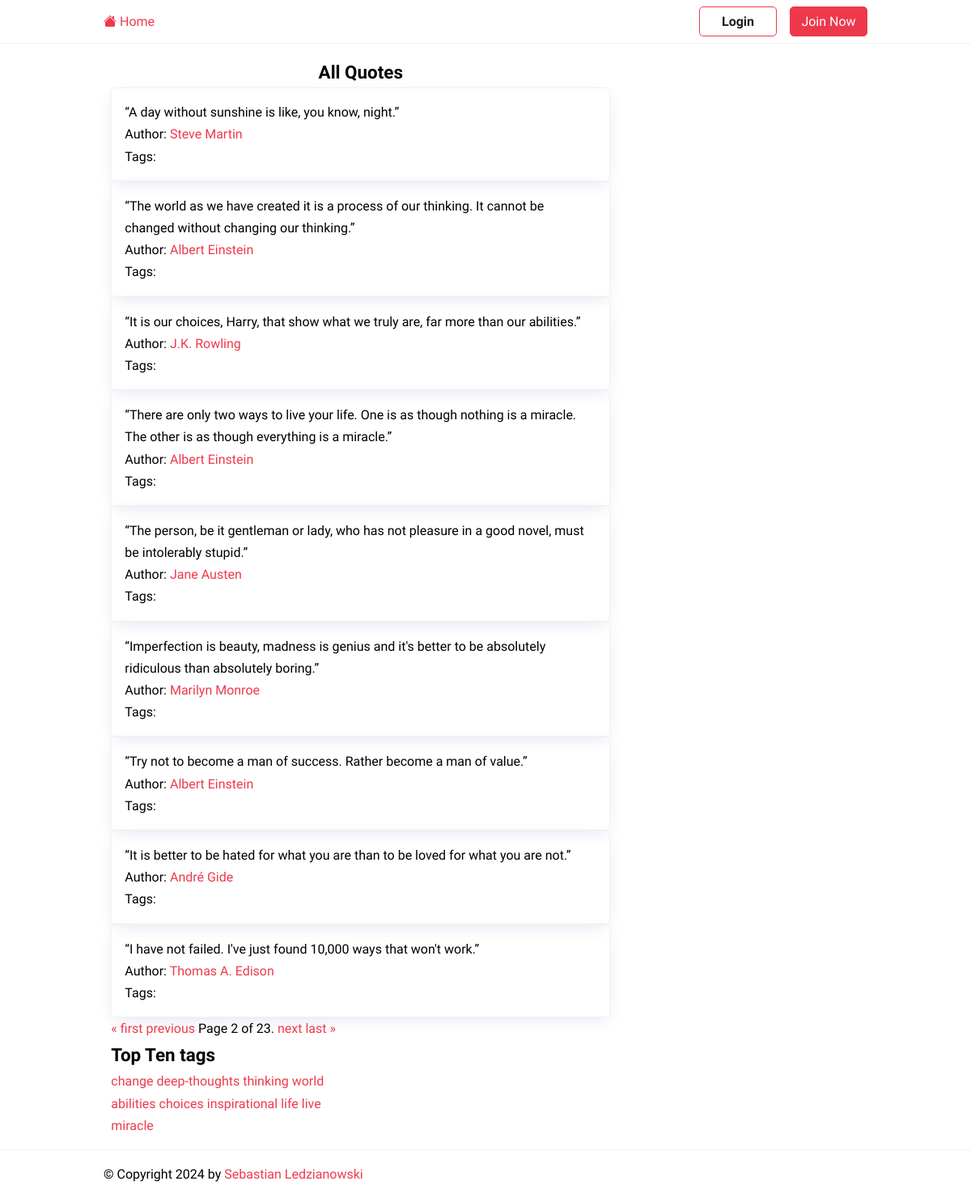
Screenshot of /?page=2 with the database file from the repository.
### quotesapp/models.py (models this page shows, shortened)
class Quote(models.Model):
    content = models.TextField()
    tags = models.ManyToManyField(Tag)
    author = models.ForeignKey(Author, on_delete=models.CASCADE)

class Author(models.Model):
    fullname = models.CharField(max_length=100)
    born_date = models.CharField(blank=True, max_length=50)
    born_location = models.CharField(max_length=100, blank=True)
    content = models.TextField()

class Tag(models.Model):
    name = models.CharField(max_length=100, unique=True)

### quotesapp/views.py (the view)
# urls.py: 2. Add a URL to urlpatterns:  path('', views.home, name='home')
def home(request):
    quotes_list = Quote.objects.all()
    paginator = Paginator(quotes_list, 9)
    top_tags = Tag.objects.annotate(quote_count=Count('quote')).order_by('-quote_count')[:10]
    page = request.GET.get('page')
    try:
        quotes = paginator.page(page)
    except PageNotAnInteger:
        quotes = paginator.page(1)
    except EmptyPage:
        quotes = paginator.page(paginator.num_pages)
    return render(request, 'home.html', {'quotes': quotes, 'top_tags': top_tags})

### templates/home.html
{% extends 'base.html' %}
{% load static %}
{% block content %}
<div class="container">
    <div class="row">
        <div class="col-md-8">
            <h2 class="text-center">All Quotes</h2>
            <div class="row row-cols-1 row-cols-md-2 g-4">
                {% for quote in quotes %}
                <div class="col">
                    <div class="card h-100">
                        <div class="card-body">
                            <p class="card-text">{{ quote.content }}</p>
                            <p class="card-text">Author: <a href="{% url 'author_detail' pk=quote.author.id %}">{{ quote.author.fullname }}</a></p>
                            <p class="card-text">Tags: {% for tag in quote.tags.all %}<a href="{% url 'tag_detail' tag_name=tag.name %}">{{ tag.name }}</a>{% if not forloop.last %}, {% endif %} {% endfor %}</p>
                        </div>
                    </div>
                </div>
                {% endfor %}
            </div>
            <div class="pagination mt-4">
                <span class="step-links">
                    {% if quotes.has_previous %}
                    <a href="?page=1">&laquo; first</a>
                    <a href="?page={{ quotes.previous_page_number }}">previous</a>{% endif %}
                    <span class="current">Page {{ quotes.number }} of {{ quotes.paginator.num_pages }}.</span>{% if quotes.has_next %}
                    <a href="?page={{ quotes.next_page_number }}">next</a>
                    <a href="?page={{ quotes.paginator.num_pages }}">last &raquo;</a>
                    {% endif %}
                </span>
            </div>
        </div>
        <div class="col-md-4">
            <h2>Top Ten tags</h2>
            {% for tag in top_tags %}
            <span class="tag-item">
                <a class="tag" href="{% url 'tag_detail' tag.name %}">{{ tag.name }}</a>
            </span>
            {% endfor %}
        </div>
    </div>
</div>
{% endblock %}

### static/css/style.css (style rules this page uses)
:root { --color-primary: #ee394c; --color-secondary: #86b7fe; --color-light: #f2f2f2; --color-gray: #ced4da; --color-dark: #212121; --color-white: #ffffff; --color-error: #e2442f; --color-warning: #ffc900; --color-info: #02a2b9; --color-success: #1ba345; --color-input: #00d1b2; --border-radius: 5px; }
* { margin: 0; padding: 0; box-sizing: border-box; text-rendering: optimizeLegibility; }
html, body { height: 100%; }
body { font-family: 'Dosis', sans-serif; font-size: 1rem; line-height: 1.7; display: flex; flex-direction: column; margin: 0; }
h2 { font-size: 1.4rem; }
a { color: var(--color-primary); text-decoration: none; }
.container { display: flex; max-width: 960px; margin: 0 auto; padding: 0.5rem; }
.col-md-8 { flex: 0 0 66.66667%; max-width: 66.66667%; }
.col-md-4 { flex: 0 0 33.33333%; max-width: 33.33333%; }
.card { border: solid 1px var(--color-light); padding: 1rem; border-radius: var(--border-radius); box-shadow: rgb(11 43 158 / 15%) 0px 6px 20px -6px; min-width: 400px; }
.text-center { text-align: center; }

### rows the page displays
Quote: content "“A day without sunshine is like, you know, night.”", author.fullname "Steve Martin"
Quote: content "“The world as we have created it is a process of our thinking. It cannot be changed without changing our thinking.”", author.fullname "Albert Einstein"
Quote: content "“It is our choices, Harry, that show what we truly are, far more than our abilities.”", author.fullname "J.K. Rowling"
Quote: content "“There are only two ways to live your life. One is as though nothing is a miracle. The other is as though everything is a miracle.”", author.fullname "Albert Einstein"
Quote: content "“The person, be it gentleman or lady, who has not pleasure in a good novel, must be intolerably stupid.”", author.fullname "Jane Austen"
Quote: content "“Imperfection is beauty, madness is genius and it's better to be absolutely ridiculous than absolutely boring.”", author.fullname "Marilyn Monroe"
Quote: content "“Try not to become a man of success. Rather become a man of value.”", author.fullname "Albert Einstein"
Quote: content "“It is better to be hated for what you are than to be loved for what you are not.”", author.fullname "André Gide"
Quote: content "“I have not failed. I've just found 10,000 ways that won't work.”", author.fullname "Thomas A. Edison"
Tag: name "change"
Tag: name "deep-thoughts"
Tag: name "thinking"
Tag: name "world"
Tag: name "abilities"
Tag: name "choices"
Tag: name "inspirational"
Tag: name "life"
Tag: name "live"
Tag: name "miracle"

### other values shown
{{ quotes.number }} "2"
{{ quotes.paginator.num_pages }} "23"
